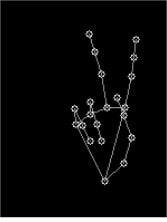
#> input picture Code/gestures/0/100.jpg, 167 x 222 px; its folder holds only this picture in this run
$ python Rotate_images.py
#> lines starting #> are read from the running program, lines starting #| are printed output that depends on the picture
import cv2
import os

def flip_images():
    gestures_path = "gestures"

    for folder in os.listdir(gestures_path):
        folder_path = os.path.join(gestures_path, folder)
        if not os.path.isdir(folder_path):
            continue

        for img_file in os.listdir(folder_path):
            img_path = os.path.join(folder_path, img_file)
            print(img_path)

            img = cv2.imread(img_path, cv2.IMREAD_GRAYSCALE)
#> img is the input picture: shape (222, 167); min 0, max 255, mean 11.3

            if img is None:
                print(f"⚠️  Warning: Could not read {img_path}, skipping.")
                continue

            flipped = cv2.flip(img, 1)  # flip horizontally
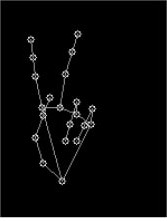
#> flipped: shape (222, 167); min 0, max 255, mean 11.3
            name, ext = os.path.splitext(img_file)
            new_path = os.path.join(folder_path, f"{name}_flipped{ext}")
            cv2.imwrite(new_path, flipped)
#> pass 2 of the loop in flip_images, `for folder in os.listdir(gestures_path):`:
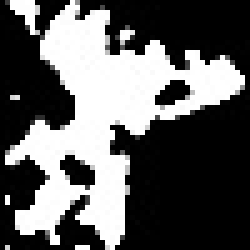
#> input picture Code/gestures/1/104.jpg, 50 x 50 px (shown 5 times larger)
#> in flip_images, img is the input picture: shape (50, 50); min 0, max 255, mean 95.3
#> in flip_images, `flipped = cv2.flip(img, 1)`:
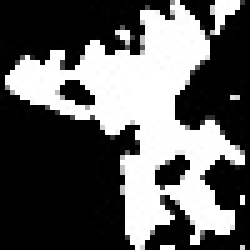
#> flipped: shape (50, 50) (shown 5 times larger); min 0, max 255, mean 95.3

flip_images()
